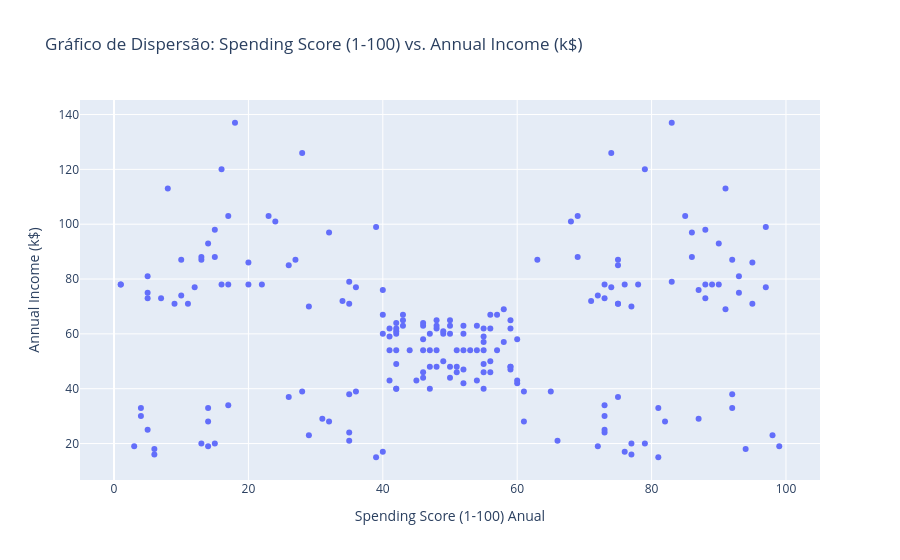

The cell this chart's notebook holds for it:
### Code cell
fig = px.scatter(df, x='Spending Score (1-100)', y='Annual Income (k$)',
                title='Gráfico de Dispersão: Spending Score (1-100) vs. Annual Income (k$)',
                labels={'Spending Score (1-100)': 'Spending Score (1-100) Anual', 'Annual Income (k$)': 'Annual Income (k$)'})

fig.show()

### Figure 1 — Plotly figure (JSON) as saved in the notebook; plotly's stock layout.template omitted (floating-point values rounded to 4 significant figures; data arrays with more than 128 entries replaced by an {"elided": "..."} marker saying what was removed)
{"data": [{"hovertemplate": "Spending Score (1-100) Anual=%{x}<br>Annual Income (k$)=%{y}<extra></extra>", "legendgroup": "", "marker": {"color": "#636efa", "symbol": "circle"}, "mode": "markers", "name": "", "orientation": "v", "showlegend": false, "type": "scatter", "x": {"elided": "200 int values"}, "xaxis": "x", "y": {"elided": "200 int values"}, "yaxis": "y"}], "layout": {"legend": {"tracegroupgap": 0}, "title": {"text": "Gráfico de Dispersão: Spending Score (1-100) vs. Annual Income (k$)"}, "xaxis": {"anchor": "y", "domain": [0, 1], "title": {"text": "Spending Score (1-100) Anual"}}, "yaxis": {"anchor": "x", "domain": [0, 1], "title": {"text": "Annual Income (k$)"}}}}
